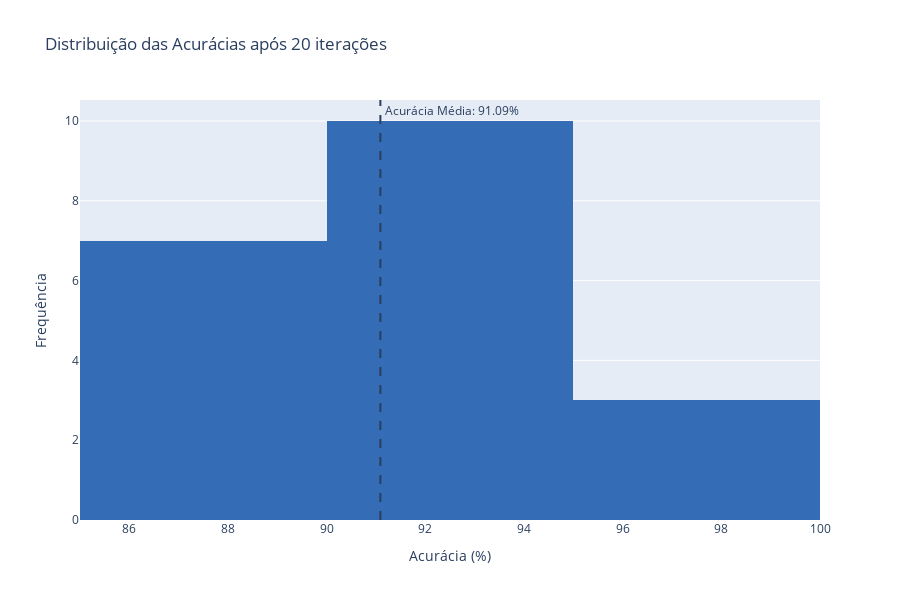

Write notebook code for a chart like this one.
### Code cell
plot_accuracies(svm_imb_res, export=False, filename='svm_imb_acc', path='../figs/metrics_ensemble')

### Figure 1 — Plotly figure (JSON) as saved in the notebook; plotly's stock layout.template omitted (floating-point values rounded to 4 significant figures)
{"data": [{"marker": {"color": "#346CB5"}, "nbinsx": 5, "type": "histogram", "x": [95.31, 93.75, 85.94, 90.62, 85.94, 89.06, 89.06, 98.44, 90.48, 87.3, 85.71, 90.48, 93.65, 93.65, 90.48, 95.24, 92.06, 88.89, 93.65, 92.06]}], "layout": {"annotations": [{"showarrow": false, "text": " Acurácia Média: 91.09%", "x": 91.09, "xanchor": "left", "xref": "x", "y": 1, "yanchor": "top", "yref": "y domain"}], "autosize": true, "height": 600, "shapes": [{"line": {"dash": "dash"}, "type": "line", "x0": 91.09, "x1": 91.09, "xref": "x", "y0": 0, "y1": 1, "yref": "y domain"}], "title": {"text": "Distribuição das Acurácias após 20 iterações"}, "xaxis": {"title": {"text": "Acurácia (%)"}}, "yaxis": {"title": {"text": "Frequência"}}}}
